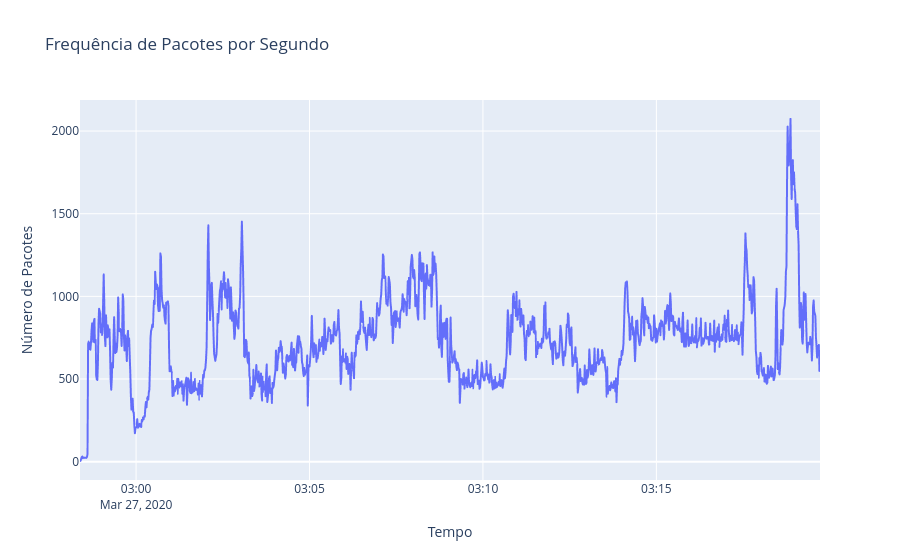

Here is the notebook cell this chart was saved with:
### Code cell
freq = labels.set_index('timestamp').resample('1S').size().reset_index(name='freq')

fig = px.line(freq, x='timestamp', y='freq',
              title="Frequência de Pacotes por Segundo",
              labels={'timestamp': 'Tempo', 'freq': 'Número de Pacotes'})

fig.show()

### Figure 1 — Plotly figure (JSON) as saved in the notebook; plotly's stock layout.template omitted (floating-point values rounded to 4 significant figures; data arrays with more than 128 entries replaced by an {"elided": "..."} marker saying what was removed)
{"data": [{"hovertemplate": "Tempo=%{x}<br>Número de Pacotes=%{y}<extra></extra>", "legendgroup": "", "line": {"color": "#636efa", "dash": "solid"}, "marker": {"symbol": "circle"}, "mode": "lines", "name": "", "showlegend": false, "type": "scattergl", "x": {"elided": "1281 str values"}, "xaxis": "x", "y": {"elided": "1281 int values"}, "yaxis": "y"}], "layout": {"legend": {"tracegroupgap": 0}, "title": {"text": "Frequência de Pacotes por Segundo"}, "xaxis": {"anchor": "y", "domain": [0, 1], "title": {"text": "Tempo"}}, "yaxis": {"anchor": "x", "domain": [0, 1], "title": {"text": "Número de Pacotes"}}}}
